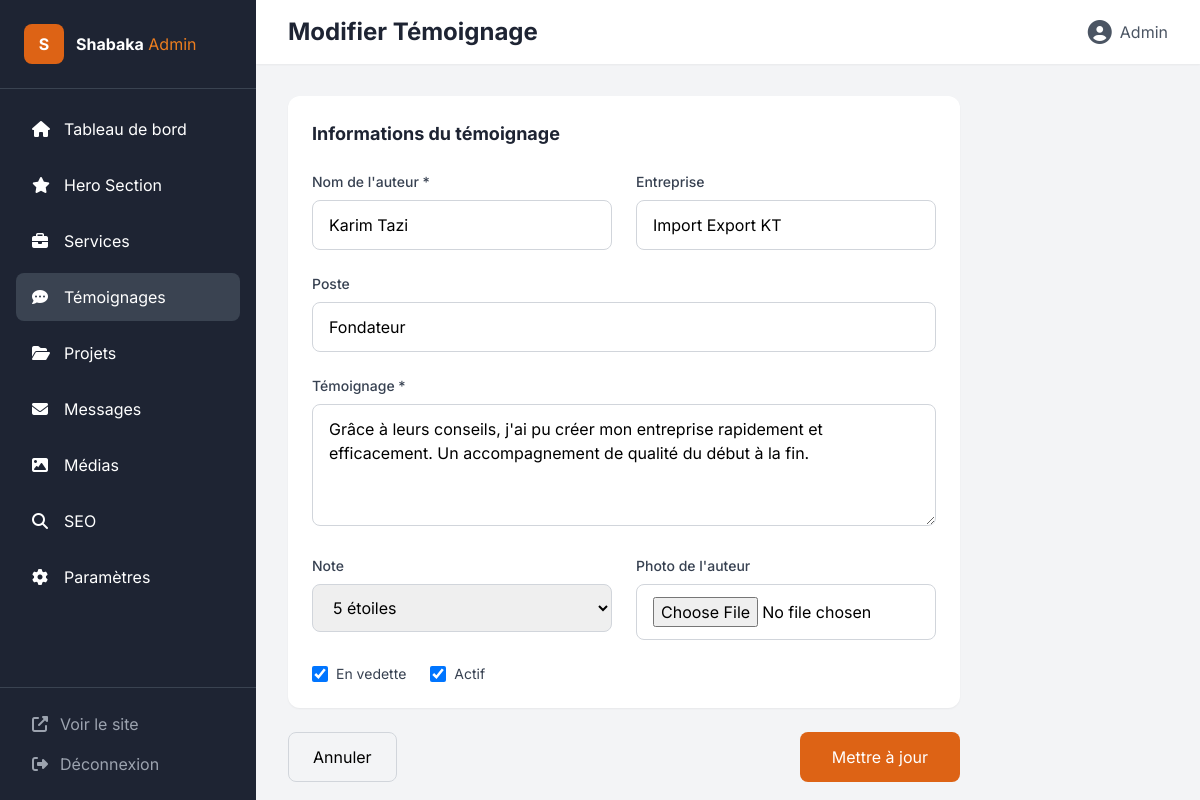
/admin/testimonials/2/edit (signed in), run on the app's committed database.
### modeles/__init__.py (models this page shows)
class User(UserMixin, db.Model):
    __tablename__ = 'users'
    id = db.Column(db.Integer, primary_key=True)
    email = db.Column(db.String(120), unique=True, nullable=False)
    password_hash = db.Column(db.String(256), nullable=False)
    name = db.Column(db.String(100), nullable=False)
    role = db.Column(db.String(20), default='admin')
    is_active = db.Column(db.Boolean, default=True)
    created_at = db.Column(db.DateTime, default=datetime.utcnow)
    last_login = db.Column(db.DateTime)

class Testimonial(db.Model):
    __tablename__ = 'testimonials'
    id = db.Column(db.Integer, primary_key=True)
    author_name = db.Column(db.String(100), nullable=False)
    author_company = db.Column(db.String(150))
    author_position = db.Column(db.String(100))
    author_image = db.Column(db.String(500))
    content = db.Column(db.Text, nullable=False)
    rating = db.Column(db.Integer, default=5)
    is_featured = db.Column(db.Boolean, default=False)
    is_active = db.Column(db.Boolean, default=True)
    created_at = db.Column(db.DateTime, default=datetime.utcnow)

### routes/admin.py (the view, shortened to what this page needs)
@admin_bp.route('/testimonials/<int:id>/edit', methods=['GET', 'POST'])
@login_required
@admin_required
def testimonial_edit(id):
    testimonial = Testimonial.query.get_or_404(id)
    return render_template('admin/testimonial_form.html', testimonial=testimonial)

### main.py (called while the page is built)
@login_manager.user_loader
def load_user(user_id):
    return User.query.get(int(user_id))

@app.after_request
def add_header(response):
    response.headers['Cache-Control'] = 'no-cache, no-store, must-revalidate'
    response.headers['Pragma'] = 'no-cache'
    response.headers['Expires'] = '0'
    return response

### security/__init__.py (called while the page is built)
def admin_required(f):
    @wraps(f)
    def decorated_function(*args, **kwargs):
        if not current_user.is_authenticated:
            flash('Veuillez vous connecter.', 'warning')
            return redirect(url_for('admin.login'))
        if current_user.role != 'admin':
            flash('Accès non autorisé.', 'danger')
            return redirect(url_for('public.home'))
        return f(*args, **kwargs)
    return decorated_function

### templates/admin/testimonial_form.html (shortened to what this page needs)
{% extends 'admin/base.html' %}
{% block page_title %}{{ 'Modifier' if testimonial else 'Nouveau' }} Témoignage{% endblock %}
{% block content %}
<div class="max-w-2xl">
    <form method="POST" enctype="multipart/form-data" class="space-y-6">
        <div class="bg-white rounded-xl shadow-sm p-6">
            <h2 class="text-lg font-bold text-secondary-900 mb-6">Informations du témoignage</h2>
            <div class="grid md:grid-cols-2 gap-6">
                <div>
                    <label for="author_name" class="block text-sm font-medium text-gray-700 mb-2">Nom de l'auteur *</label>
                    <input type="text" id="author_name" name="author_name" required value="{{ testimonial.author_name if testimonial else '' }}" class="w-full px-4 py-3 border border-gray-300 rounded-lg focus:ring-2 focus:ring-primary-500 focus:border-primary-500">
                </div>
                <div>
                    <label for="author_company" class="block text-sm font-medium text-gray-700 mb-2">Entreprise</label>
                    <input type="text" id="author_company" name="author_company" value="{{ testimonial.author_company if testimonial else '' }}" class="w-full px-4 py-3 border border-gray-300 rounded-lg focus:ring-2 focus:ring-primary-500 focus:border-primary-500">
                </div>
            </div>
            <div class="mt-6">
                <label for="author_position" class="block text-sm font-medium text-gray-700 mb-2">Poste</label>
                <input type="text" id="author_position" name="author_position" value="{{ testimonial.author_position if testimonial else '' }}" class="w-full px-4 py-3 border border-gray-300 rounded-lg focus:ring-2 focus:ring-primary-500 focus:border-primary-500">
            </div>
            <div class="mt-6">
                <label for="content" class="block text-sm font-medium text-gray-700 mb-2">Témoignage *</label>
                <textarea id="content" name="content" rows="4" required class="w-full px-4 py-3 border border-gray-300 rounded-lg focus:ring-2 focus:ring-primary-500 focus:border-primary-500">{{ testimonial.content if testimonial else '' }}</textarea>
            </div>
            <div class="mt-6 grid md:grid-cols-2 gap-6">
                <div>
                    <label for="rating" class="block text-sm font-medium text-gray-700 mb-2">Note</label>
                    <select id="rating" name="rating" class="w-full px-4 py-3 border border-gray-300 rounded-lg focus:ring-2 focus:ring-primary-500 focus:border-primary-500">
                        {% for i in range(5, 0, -1) %}
                        <option value="{{ i }}" {% if testimonial and testimonial.rating == i %}selected{% endif %}>{{ i }} étoile{{ 's' if i > 1 else '' }}</option>
                        {% endfor %}
                    </select>
                </div>
                <div>
                    <label for="author_image" class="block text-sm font-medium text-gray-700 mb-2">Photo de l'auteur</label>
                    <input type="file" id="author_image" name="author_image" accept="image/*" class="w-full px-4 py-3 border border-gray-300 rounded-lg focus:ring-2 focus:ring-primary-500 focus:border-primary-500">
                </div>
            </div>
            <div class="mt-6 flex space-x-6">
                <div class="flex items-center">
                    <input type="checkbox" id="is_featured" name="is_featured" {% if testimonial and testimonial.is_featured %}checked{% endif %} class="w-4 h-4 text-primary-600 rounded">
                    <label for="is_featured" class="ml-2 text-sm text-gray-700">En vedette</label>
                </div>
                {% if testimonial %}
                <div class="flex items-center">
                    <input type="checkbox" id="is_active" name="is_active" {% if testimonial.is_active %}checked{% endif %} class="w-4 h-4 text-primary-600 rounded">
                    <label for="is_active" class="ml-2 text-sm text-gray-700">Actif</label>
                </div>
                {% endif %}
            </div>
        </div>
        <div class="flex justify-between">
            <a href="{{ url_for('admin.testimonials_list') }}" class="px-6 py-3 border border-gray-300 rounded-lg hover:bg-gray-50 transition">
                Annuler
            </a>
            <button type="submit" class="bg-primary-600 text-white px-8 py-3 rounded-lg hover:bg-primary-700 transition">
                {{ 'Mettre à jour' if testimonial else 'Créer le témoignage' }}
            </button>
        </div>
    </form>
</div>
{% endblock %}

### templates/admin/base.html (shortened to what this page needs)
<!DOCTYPE html>
<html lang="fr">
<head>
    <script src="https://cdn.tailwindcss.com"></script>
    <script src="{{ url_for('static', filename='js/tailwind_admin.js') }}"></script>
    <link href="https://cdnjs.cloudflare.com/ajax/libs/font-awesome/6.4.0/css/all.min.css" rel="stylesheet">
</head>
<body class="font-sans bg-gray-100">
    <div class="flex h-screen">
        <aside class="w-64 bg-secondary-900 text-white flex-shrink-0">
            <div class="p-6 border-b border-secondary-800">
                <div class="flex items-center space-x-3">
                    <div class="w-10 h-10 bg-primary-600 rounded-lg flex items-center justify-center">
                        <span class="font-bold">S</span>
                    </div>
                    <div>
                        <span class="font-bold">Shabaka</span>
                        <span class="text-primary-500">Admin</span>
                    </div>
                </div>
            </div>
            <nav class="p-4">
                <ul class="space-y-2">
                    <li>
                        <a href="{{ url_for('admin.dashboard') }}" class="flex items-center space-x-3 px-4 py-3 rounded-lg hover:bg-secondary-800 transition {% if request.endpoint == 'admin.dashboard' %}bg-secondary-800{% endif %}">
                            <i class="fas fa-home w-5"></i>
                            <span>Tableau de bord</span>
                        </a>
                    </li>
                    <li>
                        <a href="{{ url_for('admin.hero_edit') }}" class="flex items-center space-x-3 px-4 py-3 rounded-lg hover:bg-secondary-800 transition {% if request.endpoint == 'admin.hero_edit' %}bg-secondary-800{% endif %}">
                            <i class="fas fa-star w-5"></i>
                            <span>Hero Section</span>
                        </a>
                    </li>
                    <li>
                        <a href="{{ url_for('admin.services_list') }}" class="flex items-center space-x-3 px-4 py-3 rounded-lg hover:bg-secondary-800 transition {% if 'service' in request.endpoint %}bg-secondary-800{% endif %}">
                            <i class="fas fa-briefcase w-5"></i>
                            <span>Services</span>
                        </a>
                    </li>
                    <li>
                        <a href="{{ url_for('admin.testimonials_list') }}" class="flex items-center space-x-3 px-4 py-3 rounded-lg hover:bg-secondary-800 transition {% if 'testimonial' in request.endpoint %}bg-secondary-800{% endif %}">
                            <i class="fas fa-comment-dots w-5"></i>
                            <span>Témoignages</span>
                        </a>
                    </li>
                    <li>
                        <a href="{{ url_for('admin.projects_list') }}" class="flex items-center space-x-3 px-4 py-3 rounded-lg hover:bg-secondary-800 transition {% if 'project' in request.endpoint %}bg-secondary-800{% endif %}">
                            <i class="fas fa-folder-open w-5"></i>
                            <span>Projets</span>
                        </a>
                    </li>
                    <li>
                        <a href="{{ url_for('admin.contacts_list') }}" class="flex items-center space-x-3 px-4 py-3 rounded-lg hover:bg-secondary-800 transition {% if 'contact' in request.endpoint %}bg-secondary-800{% endif %}">
                            <i class="fas fa-envelope w-5"></i>
                            <span>Messages</span>
                        </a>
                    </li>
                    <li>
                        <a href="{{ url_for('admin.media_list') }}" class="flex items-center space-x-3 px-4 py-3 rounded-lg hover:bg-secondary-800 transition {% if 'media' in request.endpoint %}bg-secondary-800{% endif %}">
                            <i class="fas fa-image w-5"></i>
                            <span>Médias</span>
                        </a>
                    </li>
                    <li>
                        <a href="{{ url_for('admin.seo_list') }}" class="flex items-center space-x-3 px-4 py-3 rounded-lg hover:bg-secondary-800 transition {% if 'seo' in request.endpoint %}bg-secondary-800{% endif %}">
                            <i class="fas fa-search w-5"></i>
                            <span>SEO</span>
                        </a>
                    </li>
                    <li>
                        <a href="{{ url_for('admin.settings') }}" class="flex items-center space-x-3 px-4 py-3 rounded-lg hover:bg-secondary-800 transition {% if 'settings' in request.endpoint %}bg-secondary-800{% endif %}">
                            <i class="fas fa-cog w-5"></i>
                            <span>Paramètres</span>
                        </a>
                    </li>
                </ul>
            </nav>
            <div class="absolute bottom-0 w-64 p-4 border-t border-secondary-800">
                <a href="{{ url_for('public.home') }}" class="flex items-center space-x-3 px-4 py-2 text-gray-400 hover:text-white transition">
                    <i class="fas fa-external-link-alt"></i>
                    <span>Voir le site</span>
                </a>
                <a href="{{ url_for('admin.logout') }}" class="flex items-center space-x-3 px-4 py-2 text-gray-400 hover:text-white transition">
                    <i class="fas fa-sign-out-alt"></i>
                    <span>Déconnexion</span>
                </a>
            </div>
        </aside>
        <main class="flex-1 overflow-y-auto">
            <header class="bg-white shadow-sm px-8 py-4 flex justify-between items-center">
                <h1 class="text-2xl font-bold text-secondary-900">{% block page_title %}Dashboard{% endblock %}</h1>
                <div class="flex items-center space-x-4">
                    <a href="{{ url_for('admin.profile') }}" class="flex items-center space-x-2 text-gray-600 hover:text-primary-600">
                        <i class="fas fa-user-circle text-2xl"></i>
                        <span>{{ current_user.name }}</span>
                    </a>
                </div>
            </header>
            <div class="p-8">
                {% block content %}{% endblock %}
            </div>
        </main>
    </div>
</body>
</html>

### data on the page
User: name "Admin"
Testimonial: author_name "Karim Tazi", author_company "Import Export KT", author_position "Fondateur", content "Grâce à leurs conseils, j'ai pu créer mon entreprise rapidement et efficacement. Un accompagnement de qualité du début à la fin.", rating "5 étoiles", is_featured "☑", is_active "☑"

### other printed values
{{ 'Modifier' if testimonial else 'Nouveau' }} "Modifier"
{{ 'Mettre à jour' if testimonial else 'Créer le témoignage' }} "Mettre à jour"
